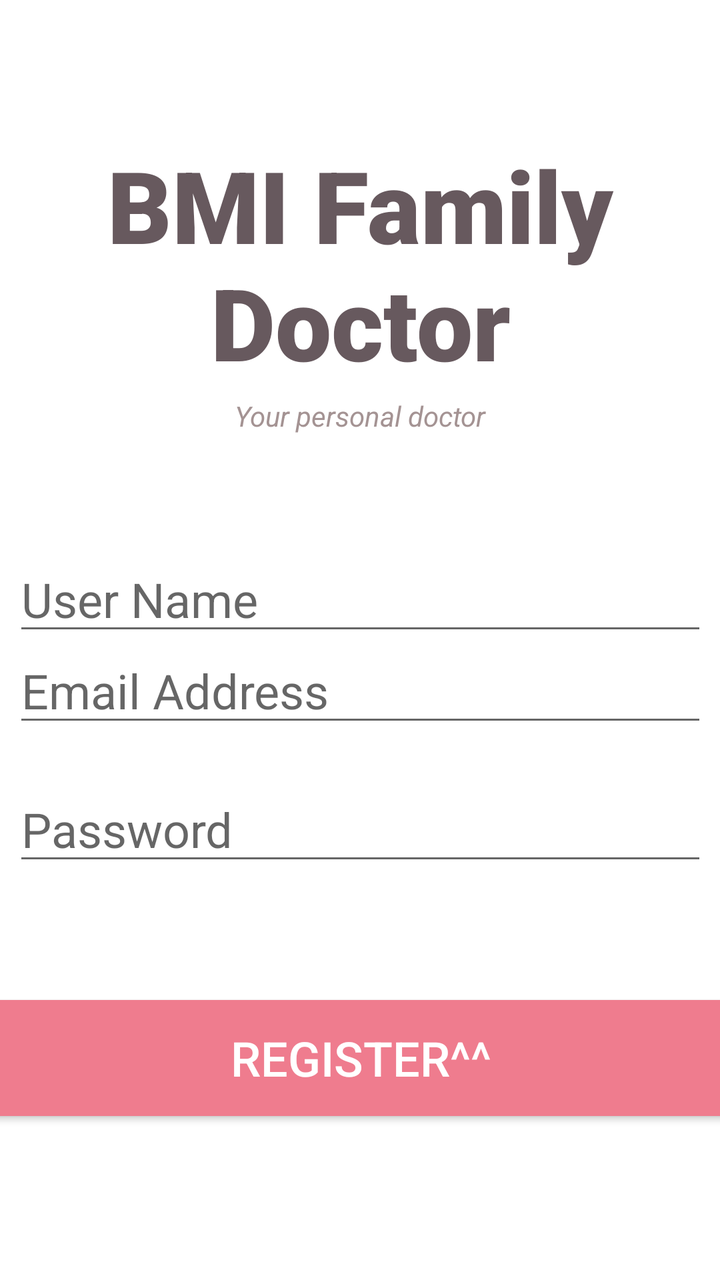
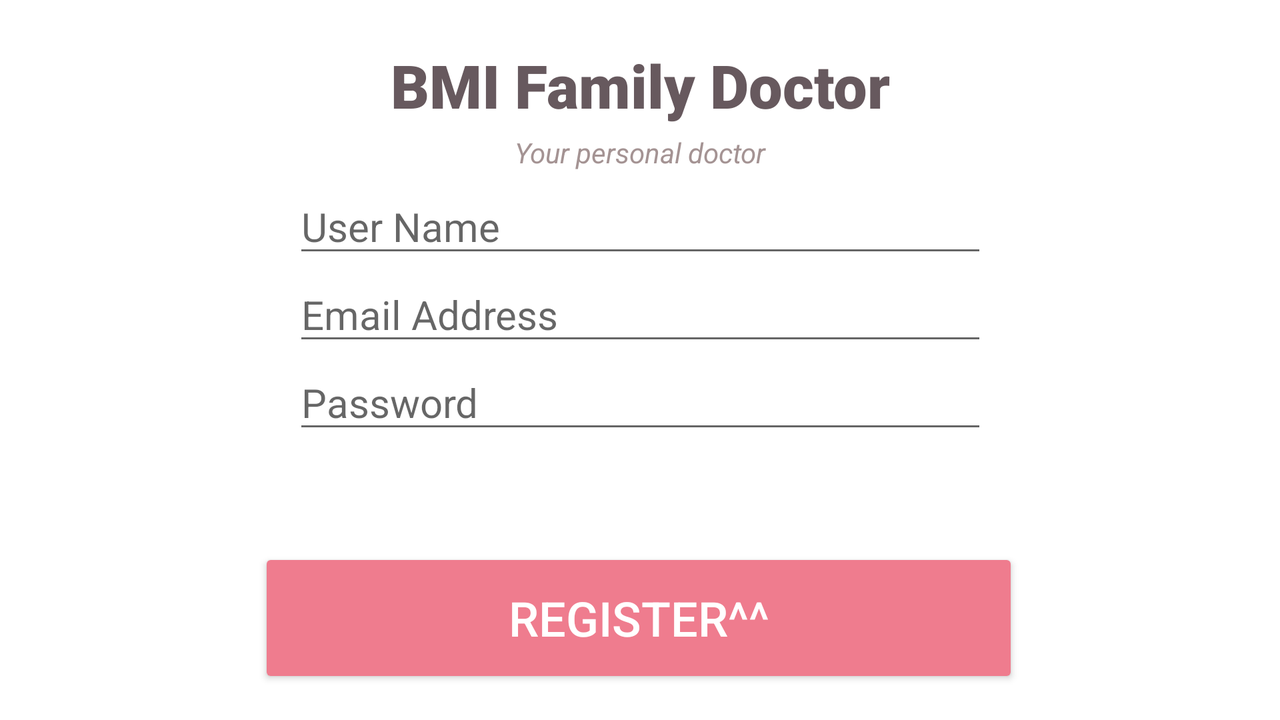

First picture: res/layout/ on a phone held upright. Second picture: the repository's own variant of that layout, on a device whose configuration matches the variant's folder. Source for both follows.
<!-- AndroidManifest.xml: application theme Theme.FinalProject0623 -->
<!-- res/layout/activity_register_user.xml -->
<?xml version="1.0" encoding="utf-8"?>
<androidx.constraintlayout.widget.ConstraintLayout xmlns:android="http://schemas.android.com/apk/res/android"
    xmlns:app="http://schemas.android.com/apk/res-auto"
    xmlns:tools="http://schemas.android.com/tools"
    android:layout_width="match_parent"
    android:layout_height="match_parent"
    tools:context=".RegisterUser">
    <TextView
        android:id="@+id/banner"
        android:layout_width="match_parent"
        android:layout_height="wrap_content"
        android:text="@string/login"
        android:textSize="50dp"
        android:textAlignment="center"
        android:textStyle="bold"
        android:textColor="@color/Coffee_Pot"
        android:fontFamily="sans-serif-black"
        app:layout_constraintBottom_toBottomOf="parent"
        app:layout_constraintEnd_toEndOf="parent"
        app:layout_constraintHorizontal_bias="0.495"
        app:layout_constraintStart_toStartOf="parent"
        app:layout_constraintTop_toTopOf="parent"
        app:layout_constraintVertical_bias="0.134" />

    <TextView
        android:id="@+id/bannerDescription"
        android:layout_width="wrap_content"
        android:layout_height="wrap_content"
        android:layout_marginTop="4dp"
        android:text="Your personal doctor"
        android:textColor="@color/Coffee_Pot2"
        android:textStyle="italic"
        app:layout_constraintEnd_toEndOf="parent"
        app:layout_constraintStart_toStartOf="parent"
        app:layout_constraintTop_toBottomOf="@+id/banner" />

    <EditText
        android:id="@+id/newUserName"
        android:layout_width="347dp"
        android:layout_height="wrap_content"
        android:layout_marginTop="56dp"
        android:ems="10"
        android:hint="User Name"
        android:inputType="textEmailAddress"
        android:textSize="24sp"
        app:layout_constraintEnd_toEndOf="parent"
        app:layout_constraintStart_toStartOf="parent"
        app:layout_constraintTop_toBottomOf="@+id/bannerDescription" />


    <EditText
        android:id="@+id/newEmail_address"
        android:layout_width="347dp"
        android:layout_height="wrap_content"
        android:layout_marginTop="20dp"
        android:ems="10"
        android:hint="Email Address"
        android:inputType="textEmailAddress"
        android:textSize="24sp"
        app:layout_constraintEnd_toEndOf="parent"
        app:layout_constraintStart_toStartOf="parent"
        app:layout_constraintTop_toBottomOf="@+id/newUserName"
        app:layout_constraintBottom_toTopOf="@+id/newPassword"/>

    <EditText
        android:id="@+id/newPassword"
        android:layout_width="347dp"
        android:layout_marginTop="20dp"
        android:textSize="24sp"
        android:layout_height="wrap_content"
        android:layout_marginBottom="80dp"
        android:ems="10"
        android:hint="Password"
        android:inputType="textPassword"
        app:layout_constraintBottom_toTopOf="@+id/registerUser"
        app:layout_constraintEnd_toEndOf="parent"
        app:layout_constraintStart_toStartOf="parent"
        app:layout_constraintTop_toBottomOf="@+id/newEmail_address"
        app:layout_constraintVertical_bias="0.0" />

    <Button
        android:id="@+id/registerUser"
        android:layout_width="380dp"
        android:layout_height="70dp"
        android:layout_marginBottom="76dp"
        android:backgroundTint="@color/Hot_Pink"
        android:text="Register^^"
        android:textColor="@color/white"
        android:textSize="24sp"
        app:layout_constraintBottom_toBottomOf="parent"
        app:layout_constraintEnd_toEndOf="parent"
        app:layout_constraintHorizontal_bias="0.516"
        app:layout_constraintStart_toStartOf="parent" />

    <ProgressBar
        android:id="@+id/progressBar2"
        style="?android:attr/progressBarStyle"
        android:layout_width="wrap_content"
        android:layout_height="wrap_content"
        android:layout_marginBottom="160dp"
        android:visibility="gone"
        app:layout_constraintBottom_toBottomOf="parent"
        app:layout_constraintEnd_toEndOf="parent"
        app:layout_constraintHorizontal_bias="0.498"
        app:layout_constraintStart_toStartOf="parent"
        tools:ignore="MissingConstraints" />


</androidx.constraintlayout.widget.ConstraintLayout>
<!-- resources referenced by this layout -->
<resources>
  <color name="Coffee_Pot">#67595E</color>
  <color name="Coffee_Pot2">#A49393</color>
  <color name="Hot_Pink">#EF7C8E</color>
  <color name="white">#FFFFFFFF</color>
  <string name="login">BMI Family Doctor</string>
  <style name="Theme.FinalProject0623" parent="Theme.MaterialComponents.DayNight.DarkActionBar">
          
          <item name="colorPrimary">@color/Coffee_Pot</item>
          <item name="colorPrimaryVariant">@color/Coffee_Pot2</item>
          <item name="colorOnPrimary">@color/black</item>
          
          <item name="colorSecondary">@color/Hot_Pink</item>
          <item name="colorSecondaryVariant">@color/Cream</item>
          <item name="colorOnSecondary">@color/black</item>
  
          
          <item name="android:statusBarColor" tools:targetApi="l">?attr/colorPrimaryVariant</item>
          
      </style>
  <color name="black">#FF000000</color>
  <color name="Cream">#FAE8E0</color>
</resources>
<!-- res/layout-land/activity_register_user.xml (the author's variant of the layout above) -->
<!-- drawn on the phone turned sideways -->
<?xml version="1.0" encoding="utf-8"?>
<androidx.constraintlayout.widget.ConstraintLayout xmlns:android="http://schemas.android.com/apk/res/android"
    xmlns:app="http://schemas.android.com/apk/res-auto"
    xmlns:tools="http://schemas.android.com/tools"
    android:layout_width="match_parent"
    android:layout_height="match_parent"
    tools:context=".RegisterUser">

    <TextView
        android:id="@+id/banner"
        android:layout_width="match_parent"
        android:layout_height="wrap_content"
        android:fontFamily="sans-serif-black"
        android:text="@string/login"
        android:textAlignment="center"
        android:textColor="@color/Coffee_Pot"
        android:textSize="30dp"
        android:textStyle="bold"
        app:layout_constraintBottom_toBottomOf="parent"
        app:layout_constraintEnd_toEndOf="parent"
        app:layout_constraintHorizontal_bias="0.0"
        app:layout_constraintStart_toStartOf="parent"
        app:layout_constraintTop_toTopOf="parent"
        app:layout_constraintVertical_bias="0.07" />

    <TextView
        android:id="@+id/bannerDescription"
        android:layout_width="wrap_content"
        android:layout_height="wrap_content"
        android:layout_marginTop="4dp"
        android:text="Your personal doctor"

        android:textColor="@color/Coffee_Pot2"
        android:textStyle="italic"
        app:layout_constraintEnd_toEndOf="parent"
        app:layout_constraintStart_toStartOf="parent"
        app:layout_constraintTop_toBottomOf="@+id/banner" />



    <EditText
        android:id="@+id/newUserName"
        android:layout_width="347dp"
        android:layout_height="wrap_content"
        android:layout_marginTop="4dp"

        android:hint="User Name"
        android:inputType="textEmailAddress"
        android:textSize="20sp"
        app:layout_constraintEnd_toEndOf="parent"
        app:layout_constraintStart_toStartOf="parent"
        app:layout_constraintTop_toBottomOf="@+id/bannerDescription" />

    <EditText
        android:id="@+id/newEmail_address"
        android:layout_width="347dp"
        android:layout_height="wrap_content"

        android:hint="Email Address"
        android:inputType="textEmailAddress"
        android:textSize="20sp"
        app:layout_constraintBottom_toTopOf="@+id/newPassword"
        app:layout_constraintEnd_toEndOf="parent"
        app:layout_constraintStart_toStartOf="parent"
        app:layout_constraintTop_toBottomOf="@+id/newUserName" />

    <EditText
        android:id="@+id/newPassword"
        android:layout_width="347dp"
        android:layout_height="wrap_content"

        android:hint="Password"
        android:inputType="textPassword"
        android:textSize="20sp"
        app:layout_constraintEnd_toEndOf="parent"
        app:layout_constraintStart_toStartOf="parent"
        app:layout_constraintTop_toBottomOf="@+id/newEmail_address" />

    <Button
        android:id="@+id/registerUser"
        android:layout_width="380dp"
        android:layout_height="70dp"
        android:layout_marginBottom="16dp"
        android:backgroundTint="@color/Hot_Pink"
        android:text="Register^^"
        android:textColor="@color/white"
        android:textSize="24sp"
        app:layout_constraintBottom_toBottomOf="parent"
        app:layout_constraintEnd_toEndOf="parent"
        app:layout_constraintHorizontal_bias="0.498"
        app:layout_constraintStart_toStartOf="parent" />

    <ProgressBar
        android:id="@+id/progressBar2"
        style="?android:attr/progressBarStyle"
        android:layout_width="wrap_content"
        android:layout_height="wrap_content"
        android:layout_marginBottom="160dp"
        android:visibility="gone"
        app:layout_constraintBottom_toBottomOf="parent"
        app:layout_constraintEnd_toEndOf="parent"
        app:layout_constraintHorizontal_bias="0.498"
        app:layout_constraintStart_toStartOf="parent"
        tools:ignore="MissingConstraints" />


</androidx.constraintlayout.widget.ConstraintLayout>
